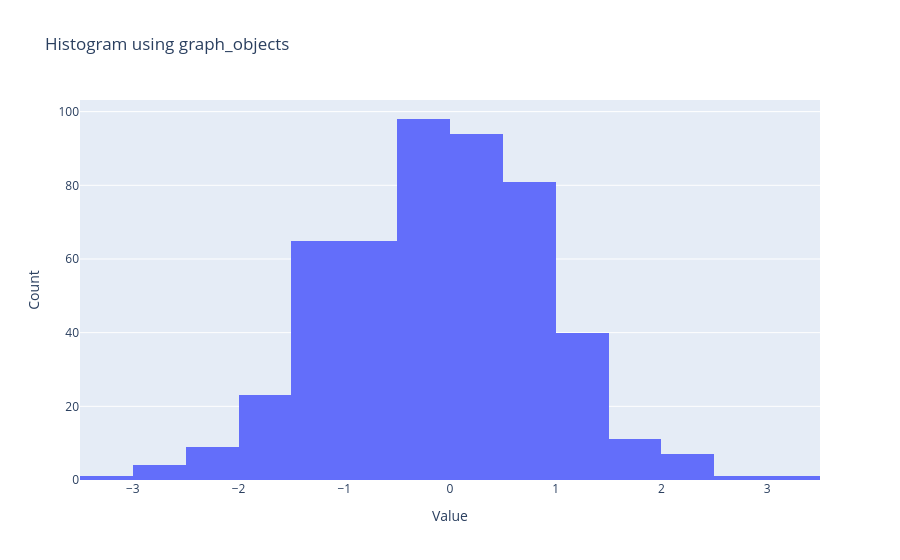

This figure's notebook cell:
### Code cell
import plotly.graph_objects as go
import numpy as np

data = np.random.randn(500)

fig = go.Figure(data=[go.Histogram(x=data, nbinsx=30)])
fig.update_layout(title='Histogram using graph_objects', xaxis_title='Value', yaxis_title='Count')
fig.show()

### Figure 1 — Plotly figure (JSON) as saved in the notebook; plotly's stock layout.template omitted (floating-point values rounded to 4 significant figures; data arrays with more than 128 entries replaced by an {"elided": "..."} marker saying what was removed)
{"data": [{"nbinsx": 30, "type": "histogram", "x": {"elided": "500 float values"}}], "layout": {"title": {"text": "Histogram using graph_objects"}, "xaxis": {"title": {"text": "Value"}}, "yaxis": {"title": {"text": "Count"}}}}
